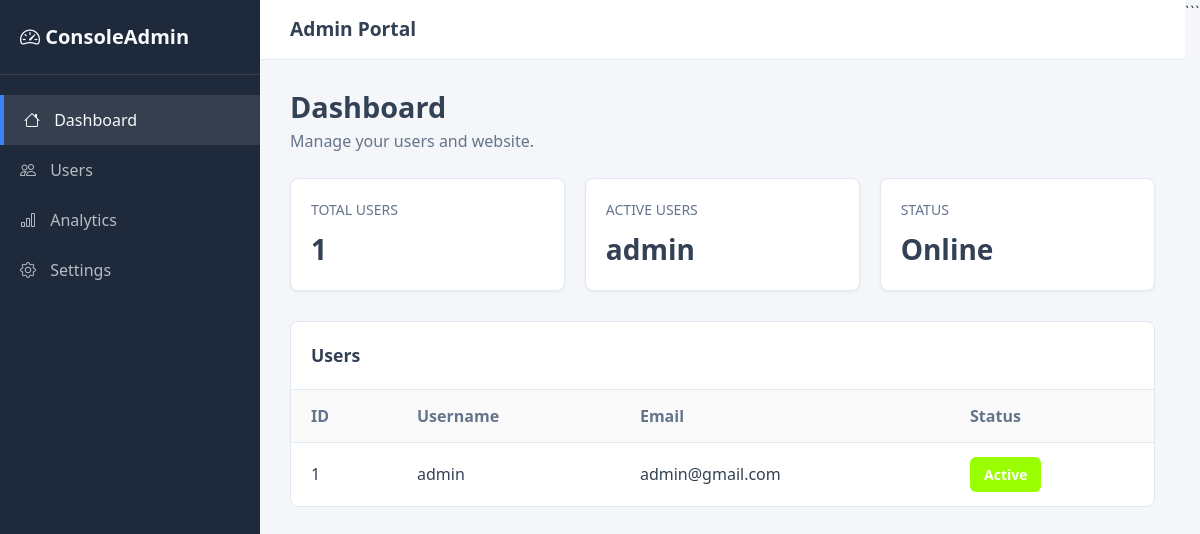
The page /admindashboard/ (signed in) on the database its author committed.
### users/models.py (models this page shows)
class Custom_User(AbstractUser):
    image = models.ImageField(upload_to="users/")
    phone = models.CharField(
    max_length=20,
    blank=True,
    null=True
    )

### main/views.py (the view)
# urls.py: path("admindashboard/",views.admin_dashboard,name="admindashboard"),
@login_required(login_url="login")
def admin_dashboard(request):
    users = User.objects.all()
    total_users = users.count()
    context = {
        "users": users,
        "total_users": total_users
    }
    return render(request, "admin_dashboard.html", context)

### templates/admin_dashboard.html (shortened to what this page needs)
<!DOCTYPE html>
<html lang="en">
<head>
    <link rel="stylesheet"
          href="https://cdn.jsdelivr.net/npm/bootstrap@4.0.0/dist/css/bootstrap.min.css">
    <link rel="stylesheet"
          href="https://cdn.jsdelivr.net/npm/bootstrap-icons@1.11.3/font/bootstrap-icons.min.css">
</head>
<body>
    <aside class="admin-sidebar">
        <div class="sidebar-brand">
            <i class="bi bi-speedometer2"></i>
            ConsoleAdmin
        </div>
        <ul class="sidebar-menu">
            <li class="active">
                <a href="#">
                    <i class="bi bi-house"></i>
                    Dashboard
                </a>
            </li>
            <li>
                <a href="#">
                    <i class="bi bi-people"></i>
                    Users
                </a>
            </li>
            <li>
                <a href="#">
                    <i class="bi bi-bar-chart"></i>
                    Analytics
                </a>
            </li>
            <li>
                <a href="#">
                    <i class="bi bi-gear"></i>
                    Settings
                </a>
            </li>
        </ul>
    </aside>
    <main class="admin-main">
        <header class="admin-header">
            <div class="admin-header-title">
                Admin Portal
            </div>
        </header>
        <div class="dashboard-content">
            <div class="page-title">
                <h1>Dashboard</h1>
                <p>Manage your users and website.</p>
            </div>
            <div class="metrics-grid">
                <div class="dashboard-card">
                    <div class="dashboard-card-title">
                        Total Users
                    </div>
                    <div class="dashboard-card-value">
                        {{ users|length }}
                    </div>
                </div>
                <div class="dashboard-card">
                    <div class="dashboard-card-title">
                        Active Users
                    </div>
                    <div class="dashboard-card-value">
                        {{request.user}}
                    </div>
                </div>
                <div class="dashboard-card">
                    <div class="dashboard-card-title">
                        Status
                    </div>
                    <div class="dashboard-card-value">
                        Online
                    </div>
                </div>
            </div>
            <div class="users-table-container">
                <div class="users-table-title">
                    Users
                </div>
                <table class="users-table">
                    <thead>
                        <tr>
                            <th>ID</th>
                            <th>Username</th>
                            <th>Email</th>
                            <th>Status</th>
                        </tr>
                    </thead>
                    <tbody>
                        {% for user in users %}
                        <tr>
                            <td>
                                {{ user.id }}
                            </td>
                            <td>
                                {{ user.username }}
                            </td>
                            <td>
                                {{ user.email }}
                            </td>
                            <td>
                                <form method="POST"
                                      action="{% url 'toggle_user_active' user.id %}">
                                    {% if user.is_active %}
                                        <button type="submit"
                                                class="status-btn active">
                                            Active
                                        </button>
                                    {% else %}
                                        <button type="submit"
                                                class="status-btn inactive">
                                            Inactive
                                        </button>
                                    {% endif %}
                                </form>
                            </td>
                        </tr>
                        {% empty %}
                        <tr>
                            <td colspan="4" class="text-center">
                                No users found.
                            </td>
                        </tr>
                        {% endfor %}
                    </tbody>
                </table>
            </div>
        </div>
    </main>
</body>
</html>

### templates/admin_dashboard.html (style rules this page uses)
:root { --bg-primary: #f4f6f9; --bg-sidebar: #1e293b; --bg-card: #ffffff; --text-main: #334155; --text-muted: #64748b; --text-light: #f8fafc; --accent: #3b82f6; --border: #e2e8f0; }
* { margin: 0; padding: 0; box-sizing: border-box; font-family: 'Segoe UI', Tahoma, Geneva, Verdana, sans-serif; }
body { background-color: var(--bg-primary); color: var(--text-main); display: flex; min-height: 100vh; }
.admin-sidebar { width: 260px; min-height: 100vh; background-color: var(--bg-sidebar); color: var(--text-light); flex-shrink: 0; }
.sidebar-brand { padding: 22px 20px; font-size: 1.25rem; font-weight: bold; border-bottom: 1px solid rgba(255, 255, 255, 0.1); }
.sidebar-menu { list-style: none; padding: 20px 0; margin: 0; }
.sidebar-menu li a { display: block; padding: 13px 20px; color: var(--text-light); text-decoration: none; opacity: 0.7; transition: 0.2s; }
.sidebar-menu li a:hover, .sidebar-menu li.active a { opacity: 1; background-color: rgba(255, 255, 255, 0.1); border-left: 4px solid var(--accent); }
.sidebar-menu i { margin-right: 10px; }
.admin-main { flex: 1; min-width: 0; }
.admin-header { background-color: var(--bg-card); padding: 15px 30px; display: flex; justify-content: space-between; align-items: center; border-bottom: 1px solid var(--border); }
.admin-header-title { font-size: 1.2rem; font-weight: 600; }
.dashboard-content { padding: 30px; }
.page-title { margin-bottom: 25px; }
.page-title h1 { font-size: 1.8rem; font-weight: 600; margin-bottom: 5px; }
.page-title p { color: var(--text-muted); margin: 0; }
.metrics-grid { display: grid; grid-template-columns: repeat(auto-fit, minmax(220px, 1fr)); gap: 20px; margin-bottom: 30px; }
.dashboard-card { background-color: var(--bg-card); padding: 20px; border-radius: 8px; border: 1px solid var(--border); box-shadow: 0 1px 3px rgba(0, 0, 0, 0.05); }
.dashboard-card-title { font-size: 0.875rem; color: var(--text-muted); margin-bottom: 8px; text-transform: uppercase; }
.dashboard-card-value { font-size: 1.75rem; font-weight: bold; }
.users-table-container { background-color: var(--bg-card); border-radius: 8px; border: 1px solid var(--border); overflow-x: auto; }
.users-table-title { padding: 20px; border-bottom: 1px solid var(--border); font-size: 1.1rem; font-weight: 600; }
.users-table { width: 100%; border-collapse: collapse; }
.users-table th, .users-table td { padding: 14px 20px; border-bottom: 1px solid var(--border); text-align: left; white-space: nowrap; }
.users-table th { background-color: rgba(0, 0, 0, 0.02); color: var(--text-muted); font-weight: 600; }
.users-table tr:last-child td { border-bottom: none; }
.status-btn { border: none; padding: 7px 14px; border-radius: 6px; color: white; cursor: pointer; font-weight: 600; font-size: 14px; }
.status-btn.active { background-color: #99ff00; }

### rows shown on the page
Custom_User: user "admin", id "1", username "admin", email "admin@gmail.com", is_active "Active"

### other values the page prints
{{ users|length }} "1"
